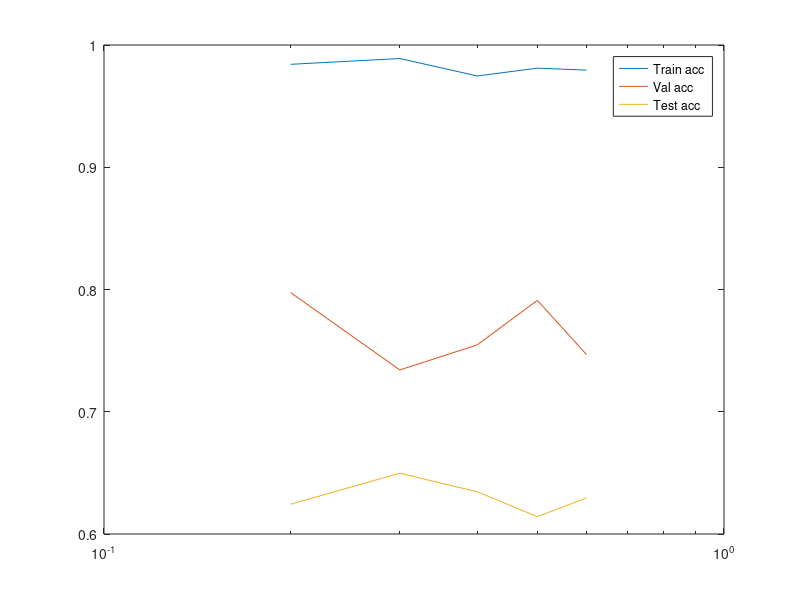

Write the MATLAB code that produced this figure.
data = load('ANN/Dropout.mat')

embedding = data.dropout;
train = data.train
val = data.val;
test = data.test;


semilogx(embedding, train)
hold on
semilogx(embedding, val)
semilogx(embedding, test)

legend('Train acc', 'Val acc', 'Test acc')
